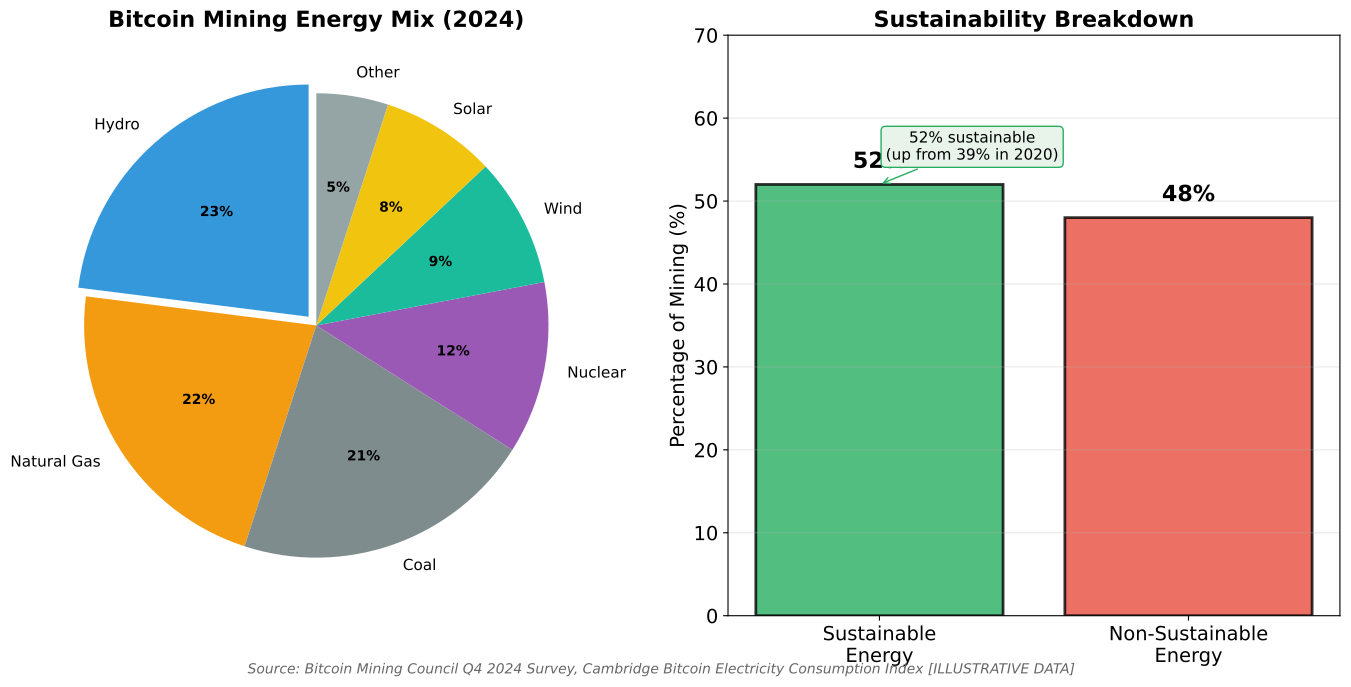

This figure's Python source:
"""
Mining Energy Sources
Shows the breakdown of energy sources used in Bitcoin mining

Output: mining_energy_sources.pdf
Module: module_02_blockchain
Lesson: 14 - Hashing
"""

from pathlib import Path
import matplotlib.pyplot as plt
import numpy as np

CHART_METADATA = {
    'title': 'Mining Energy Sources',
    'module': 'module_02_blockchain',
    'lesson': 14,
    'url': 'https://github.com/Digital-AI-Finance/digital-finance/tree/main/module_02_blockchain/figures/mining_energy_sources'
}

plt.rcParams.update({
    'font.size': 14,
    'axes.labelsize': 14,
})

def create_chart():
    """Create mining energy sources chart"""
    fig, (ax1, ax2) = plt.subplots(1, 2, figsize=(14, 7))

    # Energy mix pie chart
    sources = ['Hydro', 'Natural Gas', 'Coal', 'Nuclear', 'Wind', 'Solar', 'Other']
    percentages = [23, 22, 21, 12, 9, 8, 5]
    colors = ['#3498DB', '#F39C12', '#7F8C8D', '#9B59B6', '#1ABC9C', '#F1C40F', '#95A5A6']

    wedges, texts, autotexts = ax1.pie(percentages, labels=sources, autopct='%1.0f%%',
                                        colors=colors, startangle=90,
                                        explode=[0.05, 0, 0, 0, 0, 0, 0])
    ax1.set_title('Bitcoin Mining Energy Mix (2024)', fontsize=16, fontweight='bold')

    for text in texts:
        text.set_fontsize(11)
    for autotext in autotexts:
        autotext.set_fontsize(10)
        autotext.set_fontweight('bold')

    # Sustainable vs non-sustainable
    sustainable = 23 + 12 + 9 + 8  # Hydro + Nuclear + Wind + Solar = 52%
    non_sustainable = 22 + 21 + 5  # Gas + Coal + Other = 48%

    bars = ax2.bar(['Sustainable\nEnergy', 'Non-Sustainable\nEnergy'],
                   [sustainable, non_sustainable],
                   color=['#27AE60', '#E74C3C'], alpha=0.8, edgecolor='black', linewidth=2)
    ax2.set_ylabel('Percentage of Mining (%)', fontsize=14)
    ax2.set_title('Sustainability Breakdown', fontsize=16, fontweight='bold')
    ax2.set_ylim(0, 70)

    # Add value labels
    for bar, val in zip(bars, [sustainable, non_sustainable]):
        ax2.text(bar.get_x() + bar.get_width()/2, bar.get_height() + 2,
                f'{val}%', ha='center', fontsize=16, fontweight='bold')

    # Add trend annotation
    ax2.annotate('52% sustainable\n(up from 39% in 2020)',
                xy=(0, sustainable), xytext=(0.3, 55),
                fontsize=11, ha='center',
                arrowprops=dict(arrowstyle='->', color='#27AE60'),
                bbox=dict(boxstyle='round', facecolor='#E8F4EA', edgecolor='#27AE60'))

    ax2.grid(axis='y', alpha=0.3)

    # Add note about methodology
    fig.text(0.5, 0.02, 'Source: Bitcoin Mining Council Q4 2024 Survey, Cambridge Bitcoin Electricity Consumption Index [ILLUSTRATIVE DATA]',
            fontsize=10, ha='center', style='italic', color='#666666')

    plt.tight_layout()

    output_path = Path(__file__).parent / 'mining_energy_sources.pdf'
    plt.savefig(output_path, format='pdf', dpi=300, bbox_inches='tight')
    plt.close()
    print(f"Chart saved to: {output_path}")
    return output_path

if __name__ == '__main__':
    create_chart()
